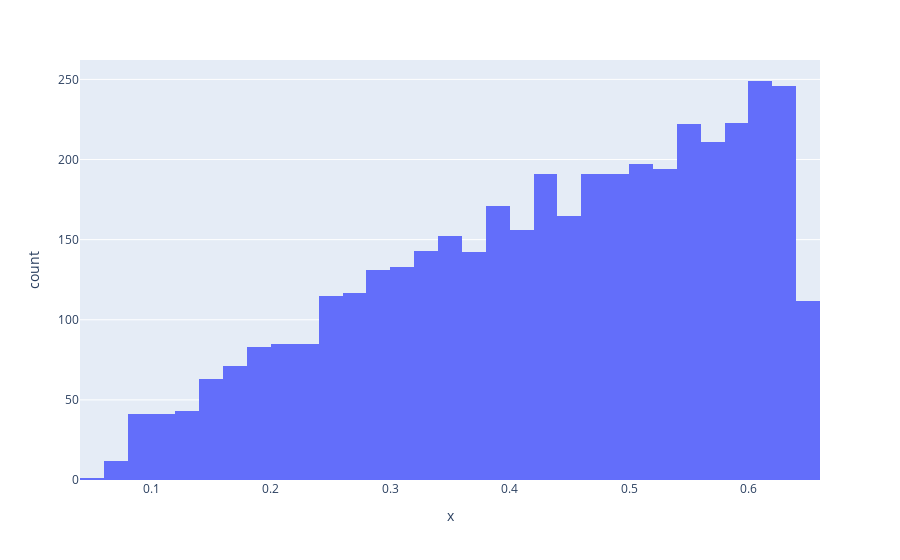

Notebook code cell kept with this figure:
### Code cell
fig_synt=px.histogram(x=data["Diameter_sinteticos"])
fig_synt.show()

### Figure 1 — Plotly figure (JSON) as saved in the notebook; plotly's stock layout.template omitted (floating-point values rounded to 4 significant figures; data arrays with more than 128 entries replaced by an {"elided": "..."} marker saying what was removed)
{"data": [{"alignmentgroup": "True", "bingroup": "x", "hovertemplate": "x=%{x}<br>count=%{y}<extra></extra>", "legendgroup": "", "marker": {"color": "#636efa", "pattern": {"shape": ""}}, "name": "", "offsetgroup": "", "orientation": "v", "showlegend": false, "type": "histogram", "x": {"elided": "4177 float values"}, "xaxis": "x", "yaxis": "y"}], "layout": {"barmode": "relative", "legend": {"tracegroupgap": 0}, "margin": {"t": 60}, "xaxis": {"anchor": "y", "domain": [0, 1], "title": {"text": "x"}}, "yaxis": {"anchor": "x", "domain": [0, 1], "title": {"text": "count"}}}}
